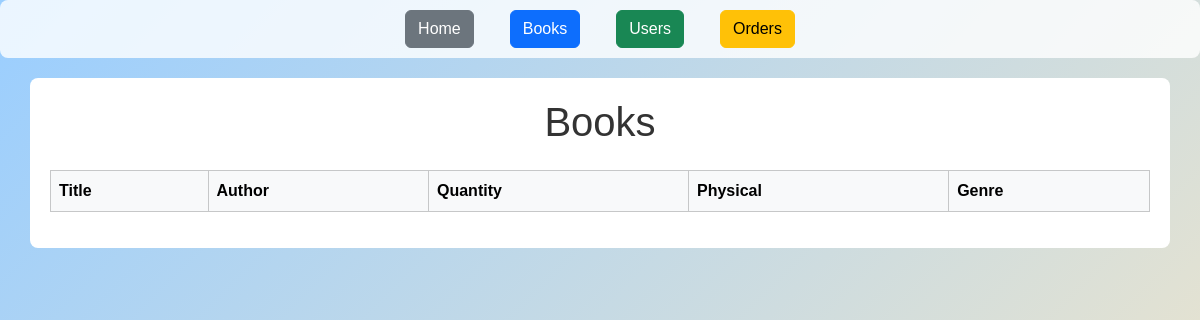
Before: /books with the older database file.
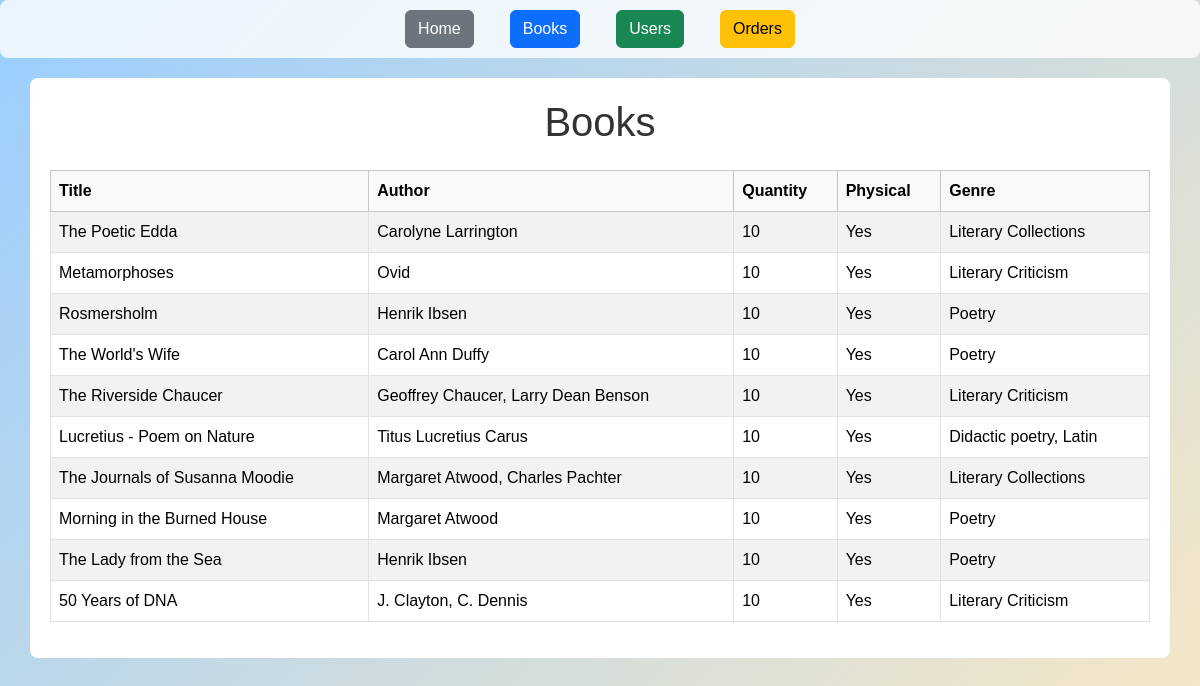
After: the same page with the newer database file.
### models/book.py (models this page shows)
class Book(db.Model):
    __tablename__ = 'book'
    id = db.mapped_column(Integer, primary_key=True)
    title = db.mapped_column(String)
    author = db.mapped_column(String)
    quantity = db.mapped_column(Integer, default=0)
    physical = db.mapped_column(Boolean, default=False)
    genre_id = db.mapped_column(Integer, ForeignKey('genre.id'))
    genre = relationship("Genre", back_populates="books")

### models/genre.py (models this page shows)
class Genre(db.Model):
    __tablename__ = 'genre'
    id = db.mapped_column(Integer, primary_key=True)
    name = db.mapped_column(String)
    books = relationship("Book", back_populates="genre")

### app.py (the view)
@app.route("/books")
def books():
    books = db.session.execute(db.select(Book)).scalars().all()
    return render_template("books.html", books=books)

### templates/books.html (shortened to what this page needs)
{% extends "base.html" %}
{% block content %}
<h1 class="text-center mb-4">Books</h1>
<table class="table table-striped table-bordered">
    <thead class="table-light">
        <tr>
            <th>Title</th>
            <th>Author</th>
            <th>Quantity</th>
            <th>Physical</th>
            <th>Genre</th>
        </tr>
    </thead>
    <tbody>
        {% for book in books %}
        <tr>
            <td>{{ book.title }}</td>
            <td>{{ book.author }}</td>
            <td>{{ book.quantity }}</td>
            <td>{{ 'Yes' if book.physical else 'No' }}</td>
            <td>{{ book.genre.name if book.genre else 'N/A' }}</td>
        </tr>
        {% endfor %}
    </tbody>
</table>
{% endblock %}

### templates/base.html (shortened to what this page needs)
<!DOCTYPE html>
<html>
<head>
    <link href="https://cdn.jsdelivr.net/npm/bootstrap@5.3.3/dist/css/bootstrap.min.css" rel="stylesheet">
</head>
<body>
    <main>
        <div class="d-flex flex-wrap justify-content-center gap-3">
            <a href="{{ url_for('home') }}" class="btn btn-secondary">Home</a>
            <a href="{{ url_for('books') }}" class="btn btn-primary">Books</a>
            <a href="{{ url_for('users') }}" class="btn btn-success">Users</a>
            <a href="{{ url_for('orders') }}" class="btn btn-warning">Orders</a>
        </div>
    </main>
    <div class="container">
        {% block content %}{% endblock %}
    </div>
</body>
</html>

### templates/base.html (style rules this page uses)
body { font-family: "Arial", sans-serif; background: linear-gradient(135deg, #9aceff 0%, #fae8c4 100%); background-repeat: no-repeat; background-size: cover; background-attachment: fixed; color: #333; }
main { background-color: rgba(255, 255, 255, 0.8); padding: 10px; margin-bottom: 20px; text-align: center; border-radius: 8px; }
main a { text-decoration: none; margin: 0 10px; color: #007bff; font-weight: bold; }
.container { background-color: white; padding: 20px; border-radius: 8px; }

Changed rows visible on the page:
added Book: title "The Poetic Edda", author "Carolyne Larrington", quantity "10", physical "Yes", genre "Literary Collections"
added Book: title "Metamorphoses", author "Ovid", quantity "10", physical "Yes", genre "Literary Criticism"
added Book: title "Rosmersholm", author "Henrik Ibsen", quantity "10", physical "Yes", genre "Poetry"
added Book: title "The World's Wife", author "Carol Ann Duffy", quantity "10", physical "Yes", genre "Poetry"
added Book: title "The Riverside Chaucer", author "Geoffrey Chaucer, Larry Dean Benson", quantity "10", physical "Yes", genre "Literary Criticism"
added Book: title "Lucretius - Poem on Nature", author "Titus Lucretius Carus", quantity "10", physical "Yes", genre "Didactic poetry, Latin"
added Book: title "The Journals of Susanna Moodie", author "Margaret Atwood, Charles Pachter", quantity "10", physical "Yes", genre "Literary Collections"
added Book: title "Morning in the Burned House", author "Margaret Atwood", quantity "10", physical "Yes", genre "Poetry"
added Book: title "The Lady from the Sea", author "Henrik Ibsen", quantity "10", physical "Yes", genre "Poetry"
added Book: title "50 Years of DNA", author "J. Clayton, C. Dennis", quantity "10", physical "Yes", genre "Literary Criticism"
